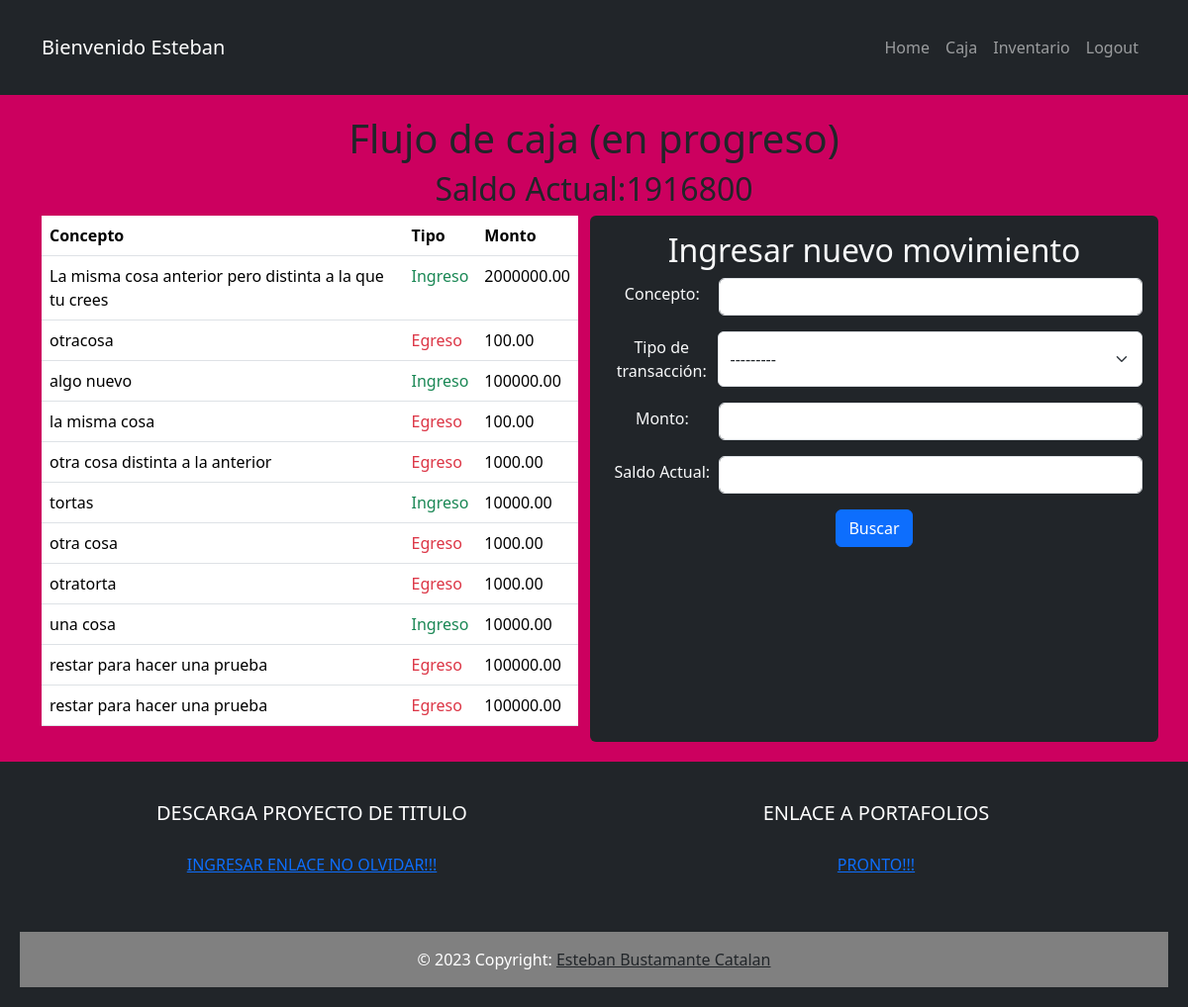
The page /caja/ (signed in) on the database its author committed.
### inventario/models.py (models this page shows, shortened)
class FlujoCaja(models.Model):
    fecha = models.DateField(default=timezone.now)
    concepto = models.CharField(max_length=255)
    tipo_transaccion = models.CharField(
        max_length=10,
        choices=[('Ingreso', 'Ingreso'), ('Egreso', 'Egreso')]
    )
    monto = models.DecimalField(max_digits=10, decimal_places=2)
    saldo_actual = models.DecimalField(
        max_digits=10, decimal_places=2, blank=True, null=True)
    usuario = models.ForeignKey(User, on_delete=models.CASCADE, null=True, blank=True)

### inventario/views.py (the view)
# urls.py: path('caja/', views.caja, name='caja'),
@login_required
def caja(request):
    flujo_de_caja = FlujoCaja.objects.all()
    saldo_actual = FlujoCaja.objects.last()
    ingresos = FlujoCaja.objects.filter(
        tipo_transaccion='Ingreso').aggregate(total_ingresos=Sum('monto'))
    egresos = FlujoCaja.objects.filter(tipo_transaccion='Egreso').aggregate(
        total_egresos=Sum(F('monto') * -1))
    saldo = ingresos['total_ingresos'] + egresos['total_egresos']
    if request.method == 'POST':
        form = FlujoCajaForm(request.POST)
        if form.is_valid():
            flujo_caja = form.save(commit=False)
            flujo_caja.request_user = request.user  # Asigna el usuario actual
            flujo_caja.save()
    else:
        form = FlujoCajaForm()
    return render(request, 'flujo_de_caja.html', {'flujo_de_cajas': flujo_de_caja, 'form': form, 'saldo_actual': saldo_actual, 'saldo': saldo})

### inventario/forms.py
class FlujoCajaForm(ModelForm):
    class Meta:
        model = FlujoCaja
        fields = ['concepto', 'tipo_transaccion', 'monto', 'saldo_actual']

### inventario/templates/flujo_de_caja.html (shortened to what this page needs)
{% extends 'base.html' %} {% block content%}
<div class="container">
    <h1>Flujo de caja (en progreso)</h1>
    <div class="row">
        <div class="col text-center">
            <h2>Saldo Actual:{{saldo}}</h2>
        </div>
    </div>
    <div class="row">
        <div class="col">
            <table class="table">
                <thead>
                    <tr>
                        <th>Concepto</th>
                        <th>Tipo</th>
                        <th>Monto</th>
                    </tr>
                </thead>
                <tbody>
                    {% for flujo_de_caja in flujo_de_cajas %}
                    <tr>
                        <td><a class="text-decoration-none text-reset"
                                href="{% url 'detalle_caja' flujo_de_caja.id %}">{{ flujo_de_caja.concepto }}</a></td>
                        <td class="{% if flujo_de_caja.tipo_transaccion == 'Ingreso' %}text-success {% else %} text-danger {% endif %}">{{ flujo_de_caja.tipo_transaccion }}</td>
                        <td>{{ flujo_de_caja.monto }}</td>
                    </tr>
                    {% endfor %}
                </tbody>
            </table>
        </div>
        <div class="col bg-dark text-light text-center p-3 rounded">
            <h2>Ingresar nuevo movimiento</h2>
            <form method="POST" action="{% url 'crear_flujo_caja' %}">
                <div class="mb-3 d-flex justify-content-between">
                    <label for="concepto" class="form-label w-25 m-1">Concepto:</label>
                    <input type="text" class="form-control" id="concepto" name="concepto">
                </div>
                <div class="mb-3 d-flex justify-content-between">
                    <label for="tipo_transaccion" class="form-label w-25 m-1">Tipo de transacción:</label>
                    <select class="form-select" id="tipo_transaccion" name="tipo_transaccion">
                        {% for choice in form.tipo_transaccion.field.choices %}
                        <option value="{{ choice.0 }}">{{ choice.1 }}</option>
                        {% endfor %}
                    </select>
                </div>
                <div class="mb-3 d-flex justify-content-between">
                    <label for="monto" class="form-label w-25 m-1">Monto:</label>
                    <input type="text" class="form-control" id="monto" name="monto">
                </div>
                <div class="mb-3 d-flex justify-content-between">
                    <label for="saldo_actual" class="form-label w-25 m-1">Saldo Actual:</label>
                    <input type="text" class="form-control" id="saldo_actual" name="saldo_actual">
                </div>
                <button class="btn btn-primary" type="submit">Buscar</button>
            </form>
        </div>
    </div>
</div>
{% endblock %}

### inventario/templates/base.html (shortened to what this page needs)
{% load static %}
<!DOCTYPE html>
<html lang="en">
<head>
  <link rel="stylesheet" type="text/css" href="{% static 'css/base.css' %}">
  <link href="https://cdn.jsdelivr.net/npm/bootstrap@5.3.1/dist/css/bootstrap.min.css" rel="stylesheet"
>
</head>
<body class="body_BGC">
  <nav class="navbar navbar-expand-lg navbar-dark bg-dark">
    <div class="container">
      {% if user.is_authenticated %}
      <a class="navbar-brand" href="#">Bienvenido {{ user.username }}</a>
      {% else %}
      <a class="navbar-brand" href="#">Navbar</a>
      {% endif %}
      <div class="collapse navbar-collapse" id="navbarNav">
        <ul class="navbar-nav ms-auto">
          <li class="nav-item active">
            <a class="nav-link" href="/"> Home </span></a>
          </li>
          {% if user.is_authenticated %}
          <li class="nav-item">
            <a class="nav-link" href="{% url 'caja' %}">Caja</a>
          </li>
          <li class="nav-item">
            <a class="nav-link" href="{% url 'req' %}">Inventario</a>
          </li>
          <li class="nav-item">
            <a class="nav-link" href="{% url 'signout' %}">Logout</a>
          </li>
          {% endif %}
        </ul>
      </div>
    </div>
  </nav>
  {% block content%}
  {% endblock %}
  <footer class="bg-dark text-white text-center text-lg-start">
    <div class="container">
      <div class="row">
        <div class="col-lg-6 col-md-12 mb-4 mb-md-0">
          <h5 class="text-uppercase text-center">Descarga proyecto de titulo</h5>
          <p class="text-center"><a href="">INGRESAR ENLACE NO OLVIDAR!!!</a>
          </p>
        </div>
        <div class="col-lg-6 col-md-12 mb-4 mb-md-0">
          <h5 class="text-uppercase text-center">Enlace a Portafolios</h5>
          <p class="text-center"><a href="">PRONTO!!!</a>
          </p>
        </div>
      </div>
    </div>
    <div class="text-center p-3" style="background-color: grey;">
      © 2023 Copyright:
      <a class="text-dark" href="">Esteban Bustamante Catalan</a>
    </div>
  </footer>
</body>
</html>

### static/css/base.css (style rules this page uses)
.body_BGC { background-color: rgb(204, 0, 95); }
p { padding: 20px; }
h1 { text-align: center; }
.container { padding: 10px; margin: 10px; }
footer { padding: 20px; }
ul { list-style-type: none; padding: 0; margin: 0; }

### rows shown on the page
FlujoCaja: concepto "La misma cosa anterior pero distinta a la que tu crees", tipo_transaccion "Ingreso", monto "2000000.00"
FlujoCaja: concepto "otracosa", tipo_transaccion "Egreso", monto "100.00"
FlujoCaja: concepto "algo nuevo", tipo_transaccion "Ingreso", monto "100000.00"
FlujoCaja: concepto "la misma cosa", tipo_transaccion "Egreso", monto "100.00"
FlujoCaja: concepto "otra cosa distinta a la anterior", tipo_transaccion "Egreso", monto "1000.00"
FlujoCaja: concepto "tortas", tipo_transaccion "Ingreso", monto "10000.00"
FlujoCaja: concepto "otra cosa", tipo_transaccion "Egreso", monto "1000.00"
FlujoCaja: concepto "otratorta", tipo_transaccion "Egreso", monto "1000.00"
FlujoCaja: concepto "una cosa", tipo_transaccion "Ingreso", monto "10000.00"
FlujoCaja: concepto "restar para hacer una prueba", tipo_transaccion "Egreso", monto "100000.00"
FlujoCaja: concepto "restar para hacer una prueba", tipo_transaccion "Egreso", monto "100000.00"

### other values the page prints
{{ user.username }} "Esteban"
{{ saldo }} "1916800"
form field tipo_transaccion "---------"
